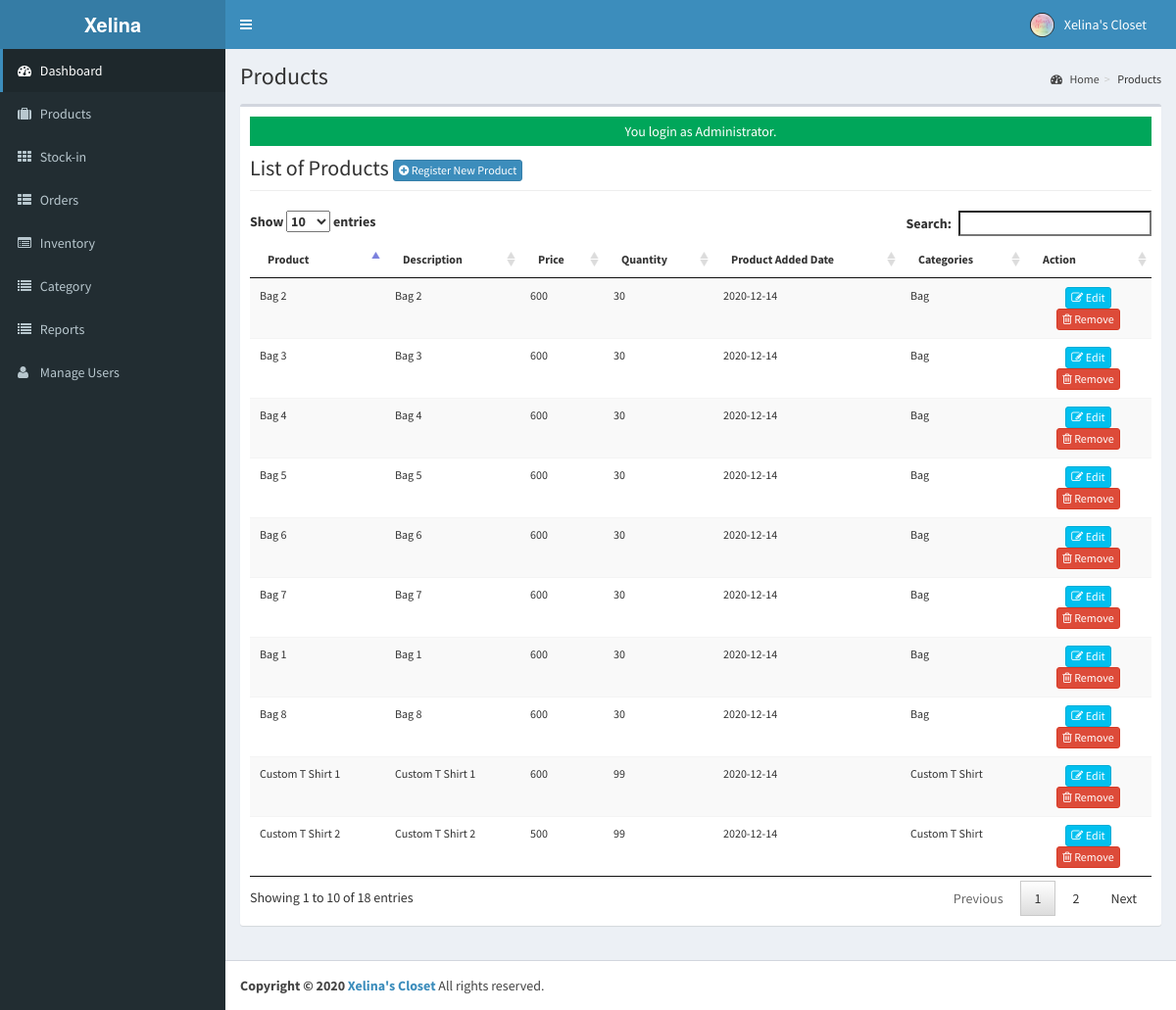
/admin/products/index.php (signed in), run on the app's committed database.
### tables this page shows
CREATE TABLE `tblusers` (
  `UserID` int(11) NOT NULL,
  `FullName` varchar(90) NOT NULL,
  `Username` varchar(90) NOT NULL,
  `Password` varchar(90) NOT NULL,
  `Role` varchar(90) NOT NULL,
  `PicLoc` text NOT NULL
);

CREATE TABLE `tblproduct` (
  `ProductID` int(11) NOT NULL,
  `ProductName` varchar(90) NOT NULL,
  `Description` varchar(90) NOT NULL,
  `Price` double NOT NULL,
  `DateExpire` date NOT NULL,
  `CategoryID` int(11) NOT NULL,
  `StoreID` int(11) NOT NULL,
  `Image1` text NOT NULL,
  `Image2` text NOT NULL,
  `Image3` text NOT NULL
);

CREATE TABLE `tblinventory` (
  `TransID` int(11) NOT NULL,
  `ProductID` int(11) NOT NULL,
  `Stocks` int(11) NOT NULL,
  `Sold` int(11) NOT NULL,
  `Remaining` int(11) NOT NULL
);

CREATE TABLE `tblcategory` (
  `CategoryID` int(11) NOT NULL,
  `Categories` varchar(90) NOT NULL,
  `StoreID` int(11) NOT NULL
);

### admin/products/index.php (called while the page is built, shortened)
<?php
 $title="Products";
require_once ("../theme/templates.php");
?>

### include/database.php (called while the page is built, shortened)
<?php
class Database {
	var $sql_string = '';
	private $conn;
	public function open_connection() {
		$this->conn = mysqli_connect(server,user,pass);
		if(!$this->conn){
			echo "Problem in database connection! Contact administrator!";
			exit();
		}else{
			$db_select = mysqli_select_db($this->conn,database_name);
		}
	}
	function setQuery($sql='') {
		$this->sql_string=$sql;
	}
	function executeQuery() {
		$result = mysqli_query($this->conn,$this->sql_string);
		return $result;
	}
	private function confirm_query($result) {
		return $result;
	}
	function loadResultList( $key='' ) {
		$cur = $this->executeQuery();
		$array = array();
		while ($row = mysqli_fetch_object($cur)) {
			if ($key) {
				$array[$row->$key] = $row;
			} else {
				$array[] = $row;
			}
		}
		return $array;
	}
	function loadSingleResult() {
		$cur = $this->executeQuery();
		while ($row = mysqli_fetch_object($cur)) {
		return $data = $row;
		}
	}
}
$mydb = new Database();
?>

### include/accounts.php (called while the page is built, shortened)
<?php
require_once(LIB_PATH.DS.'database.php');
class User {
	protected static  $tblname = "tblusers";
	function single_user($id=""){
			global $mydb;
			$mydb->setQuery("SELECT * FROM ".self::$tblname."
				Where UserID= '{$id}' LIMIT 1");
			$cur = $mydb->loadSingleResult();
			return $cur;
	}
}
?>

### include/function.php (called while the page is built, shortened)
<?php
function currentpage(){
		$this_page = $_SERVER['SCRIPT_NAME'];
	    $bits = explode('/',$this_page);
		 return $bits[3];
	}
		?>

### admin/products/list.php (the view, shortened to what this page needs)
<div class="row">
   <div class="col-lg-12">
           <h1 class="page-header">List of Products   <a href="index.php?view=add" class="btn btn-primary btn-xs  ">  <i class="fa fa-plus-circle fw-fa"></i> Register New Product</a> </h1>
      		</div>
  		 </div>
					<form class="wow fadeInDownaction" action="controller.php?action=delete" Method="POST">
						<table id="dash-table" class="table table-striped  table-hover table-responsive" style="font-size:12px" cellspacing="0">
						  <thead>
						  	<tr>
								<th>Product</th>
								<th>Description</th>
								<th>Price</th>
								<th>Quantity</th>
								<th>Product Added Date</th>
								<th>Categories</th>
								<th width="14%" >Action</th>
						  	</tr>
						  </thead>
						  <tbody>
						  	<?php
						  		$sql ="SELECT * FROM `tblproduct` p,`tblinventory` i, `tblcategory` c,`tblstore` s WHERE p.`ProductID`=i.`ProductID` AND p.`CategoryID`=c.`CategoryID` AND p.`StoreID`=s.`StoreID` AND p.`StoreID`=".$_SESSION['ADMIN_USERID'];
						  		$mydb->setQuery($sql);
						  		$cur = $mydb->loadResultList();
								foreach ($cur as $result) {
						  		echo '<tr>';
						  		echo '<td>'. $result->ProductName.'</td>';
						  		echo '<td>' . $result->Description.'</a></td>';
						  		echo '<td>' . $result->Price.'</a></td>';
						  		echo '<td>'. $result->Remaining.'</td>';
						  		echo '<td>'. $result->DateExpire.'</td>';
						  		echo '<td>'. $result->Categories.'</td>';
				  				echo '<td align="center" >
				  		              <a title="Edit" href="index.php?view=edit&id='.$result->ProductID.'"  class="btn btn-info btn-xs  ">
				  		             <span class="fa fa-edit fw-fa"></span> Edit</a>
				  		             <a title="Remove" href="controller.php?action=delete&id='.$result->ProductID.'"  class="btn btn-danger btn-xs  ">
				  		             <span class="fa fa-trash-o fw-fa"></span> Remove</a>
				  					 </td>';
						  		echo '</tr>';
						  	}
						  	?>
						  </tbody>
						</table>
						</form>

### admin/theme/templates.php (shortened to what this page needs)
<!DOCTYPE html>
<html>
    <head>
        <link rel="stylesheet" href="<?php echo web_root;?>bootstrap/css/bootstrap.min.css">
        <link rel="stylesheet" href="<?php echo web_root;?>plugins/font-awesome/css/font-awesome.min.css">
        <link rel="stylesheet" href="<?php echo web_root;?>dist/css/AdminLTE.min.css">
        <link rel="stylesheet" href="<?php echo web_root;?>dist/css/skins/_all-skins.min.css">
        <link rel="stylesheet" href="<?php echo web_root;?>plugins/iCheck/flat/blue.css">
        <link rel="stylesheet" href="<?php echo web_root;?>plugins/morris/morris.css">
        <link rel="stylesheet" href="<?php echo web_root;?>plugins/jvectormap/jquery-jvectormap-1.2.2.css">
        <link href="<?php echo web_root; ?>plugins/datepicker/bootstrap-datetimepicker.min.css" rel="stylesheet" media="screen">
        <link rel="stylesheet" href="<?php echo web_root;?>plugins/dataTables/jquery.dataTables.min.css">
        <link rel="stylesheet" href="<?php echo web_root; ?>plugins/select2/select2.css">
        <link rel="stylesheet" href="<?php echo web_root;?>plugins/bootstrap-wysihtml5/bootstrap3-wysihtml5.min.css">
    </head>
 <body class="hold-transition skin-blue fixed sidebar-mini">
<div class="wrapper">
  <header class="main-header">
    <a href="<?php echo web_root;?>" class="logo">
      <span class="logo-lg"><b>Xelina</b></span>
    </a>
    <nav class="navbar navbar-static-top" role="navigation">
      <a href="#" class="sidebar-toggle" data-toggle="offcanvas" role="button">
      </a>
      <div class="navbar-custom-menu">
        <ul class="nav navbar-nav">
          <?php
              $user = New User();
              $singleuser = $user->single_user($_SESSION['ADMIN_USERID']);
          ?>
          <li class="dropdown user user-menu" style="padding-right: 15px;"  >
            <a href="#" class="dropdown-toggle" data-toggle="dropdown">
              <img src="<?php echo web_root.'admin/user/'. $singleuser->PicLoc;?>" class="user-image" alt="User Image">
              <span class="hidden-xs"><?php echo $singleuser->FullName; ?></span>
            </a>
          </li>
        </ul>
      </div>
    </nav>
  </header>
  <aside class="main-sidebar">
    <section class="sidebar">
      <ul class="sidebar-menu">
        <li  class="<?php echo (currentpage() == 'index.php') ? "active" : false;?>" >
          <a href="<?php echo web_root ;?>admin/">
            <i class="fa fa-dashboard"></i> <span>Dashboard</span>
          </a>
        </li>
        <li class="<?php echo (currentpage() == 'products') ? "active" : false;?>" >
          <a href="<?php echo web_root ;?>admin/products/">
            <i class="fa fa-suitcase"></i> <span>Products</span>
          </a>
        </li>
        <li class="<?php echo (currentpage() == 'stockin') ? "active" : false;?>" >
          <a href="<?php echo web_root ;?>admin/stockin/">
            <i class="fa fa-th"></i> <span>Stock-in</span>
          </a>
        </li>
        <li class="<?php echo (currentpage() == 'orders') ? "active" : false;?>" >
          <a href="<?php echo web_root ;?>admin/orders/">
            <i class="fa fa-th-list"></i> <span>Orders</span>
          </a>
        </li>
        <li class="<?php echo (currentpage() == 'inventory') ? "active" : false;?>">
          <a href="<?php echo web_root; ?>admin/inventory/">
            <i class="fa fa-list-alt"></i> <span>Inventory</span> </a>
        </li>
        <li class="<?php echo (currentpage() == 'category') ? "active" : false;?>" >
          <a href="<?php echo web_root ;?>admin/category/">
            <i class="fa fa-list"></i> <span>Category</span>
          </a>
        </li>
        <li class="<?php echo (currentpage() == 'report_XD') ? "active" : false;?>" >
          <a href="<?php echo web_root ;?>admin/report_XD/">
            <i class="fa fa-list"></i> <span>Reports</span>
          </a>
        </li>
        <?php if ($_SESSION['ADMIN_ROLE']=='Administrator') { ?>
          <li class="<?php echo (currentpage() == 'user') ? "active" : false;?>">
          <a href="<?php echo web_root; ?>admin/user/">
            <i class="fa fa-user"></i> <span>Manage Users</span> </a>
        </li>
        <?php } ?>
      </ul>
    </section>
  </aside>
  <div class="content-wrapper">
  <section class="content-header">
      <h1>
        <?php echo isset($title) ? $title : ''; ?>
      </h1>
      <ol class="breadcrumb">
        <?php
          if ($title!='Home') {
            $active_title = '';
            if (isset($_GET['view'])) {
              $active_title = '<li class='.$active_title.'><a href="index.php">'.$title.'</a></li>';
            }else{
              $active_title = '<li class='.$active_title.'>'.$title.'</li>';
            }
            echo '<li><a href='.web_root.'admin/><i class="fa fa-dashboard"></i> Home</a></li>';
            echo  $active_title;
          }
        ?>
      </ol>
    </section>
         <section class="content">
          <div class="row">
            <div class="col-xs-12">
              <div class="box">
                <div class="box-body">
              <?php
               require_once $content;
               ?>
             </div>
             </div>
           </div>
         </div>
         </section>
 </div>
  <footer class="main-footer">
    <strong>Copyright &copy; 2020 <a href="https://www.facebook.com/Xelinascloset25">Xelina's Closet</a></strong> All rights
    reserved.
  </footer>
    </body>
</html>

### data on the page
tblusers: PicLoc (picture), FullName "Xelina's Closet"
tblproduct: ProductName "Custom T Shirt 1", Description "Custom T Shirt 1", Price "600", tblinventory.Remaining "99", DateExpire "2020-12-14", CategoryID.Categories "Custom T Shirt"
tblproduct: ProductName "Custom T Shirt 2", Description "Custom T Shirt 2", Price "500", tblinventory.Remaining "99", DateExpire "2020-12-14", CategoryID.Categories "Custom T Shirt"
tblproduct: ProductName "Bag 1", Description "Bag 1", Price "600", tblinventory.Remaining "30", DateExpire "2020-12-14", CategoryID.Categories "Bag"
tblproduct: ProductName "Bag 2", Description "Bag 2", Price "600", tblinventory.Remaining "30", DateExpire "2020-12-14", CategoryID.Categories "Bag"
tblproduct: ProductName "Bag 3", Description "Bag 3", Price "600", tblinventory.Remaining "30", DateExpire "2020-12-14", CategoryID.Categories "Bag"
tblproduct: ProductName "Bag 4", Description "Bag 4", Price "600", tblinventory.Remaining "30", DateExpire "2020-12-14", CategoryID.Categories "Bag"
tblproduct: ProductName "Bag 5", Description "Bag 5", Price "600", tblinventory.Remaining "30", DateExpire "2020-12-14", CategoryID.Categories "Bag"
tblproduct: ProductName "Bag 6", Description "Bag 6", Price "600", tblinventory.Remaining "30", DateExpire "2020-12-14", CategoryID.Categories "Bag"
tblproduct: ProductName "Bag 7", Description "Bag 7", Price "600", tblinventory.Remaining "30", DateExpire "2020-12-14", CategoryID.Categories "Bag"
tblproduct: ProductName "Bag 8", Description "Bag 8", Price "600", tblinventory.Remaining "30", DateExpire "2020-12-14", CategoryID.Categories "Bag"

### other printed values
$title "Products"
$_SESSION['message'] "You login as Administrator."
